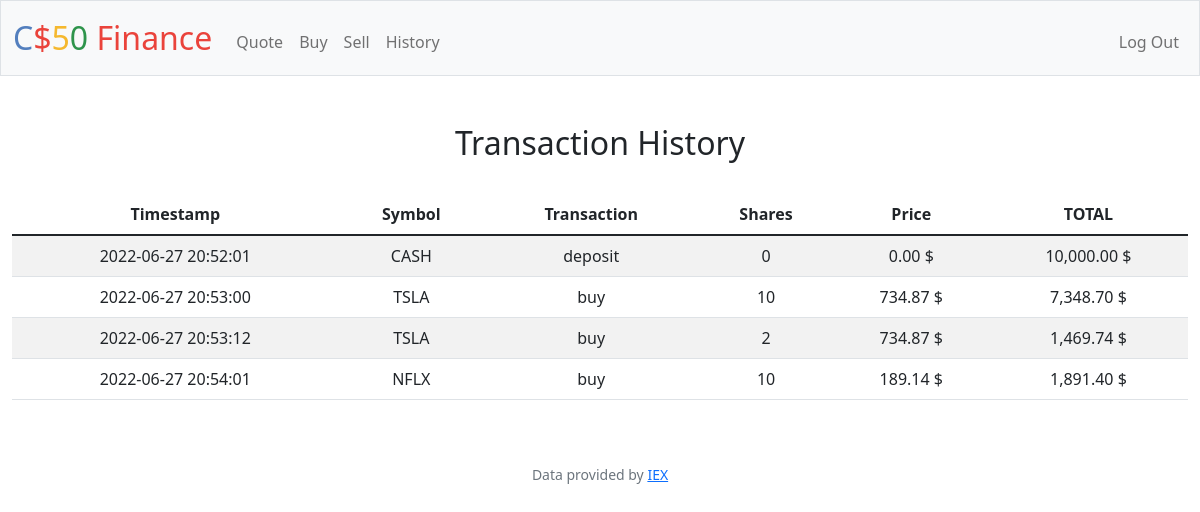
/history (signed in), run on the app's committed database.
### tables this page shows
CREATE TABLE history (
   id INTEGER PRIMARY KEY AUTOINCREMENT,
   date_time TEXT DEFAULT CURRENT_TIMESTAMP NOT NULL,
   user_id INTEGER NOT NULL,
   type TEXT CHECK(type in ("buy", "sell", "withdraw", "deposit")),
   symbol TEXT NOT NULL,
   shares INTEGER CHECK(shares >= 0),
   price REAL CHECK(price >= 0),
   total REAL NOT NULL,
   FOREIGN KEY(user_id) REFERENCES users(id)
) STRICT;

### app.py (the view)
@app.route("/history")
@login_required
def history():
	user_id = session["user_id"]
	rows = SQL("SELECT SUM(total) as gtotal FROM history WHERE user_id = ?", user_id)
	gtotal = rows[0]["gtotal"]
	rows = SQL("SELECT * FROM history WHERE user_id = ?", user_id)
	return render_template("history.html", rows=rows, gtotal=gtotal)

### app.py (called while the page is built)
def SQL(statement, *pos_var, **name_var):
	if len(name_var) > 0:
		if len(pos_var) > 0:
			raise SyntaxError("Cannot use both positional and named variables")
		else:
			return db.execute(statement, name_var).fetchall()
	else:
		return db.execute(statement, pos_var).fetchall()

@app.after_request
def after_request(response):
	response.headers["Cache-Control"] = "no-cache, no-store, must-revalidate"
	response.headers["Expires"] = 0
	response.headers["Pragma"] = "no-cache"
	return response

### helpers.py (called while the page is built)
def login_required(f):
    @wraps(f)
    def decorated_function(*args, **kwargs):
        if session.get("user_id") is None:
            return redirect("/login")
        return f(*args, **kwargs)
    return decorated_function

def usd(value):
    return f"{value:,.2f} $"

### templates/history.html (shortened to what this page needs)
{% extends "layout.html" %}
{% block main %}
    <h2>Transaction History</h2>
    <br>
    <table class="table table-striped">
        <thead>
            <tr>
                <th>Timestamp</th>
                <th>Symbol</th>
                <th>Transaction</th>
                <th>Shares</th>
                <th>Price</th>
                <th>TOTAL</th>
            </tr>
        </thead>
        <tbody>
            {% for row in rows %}
                <tr>
                    <td>{{ row.date_time }}</td>
                    <td>{{ row.symbol }}</td>
                    <td>{{ row.type }}</td>
                    <td>{{ row.shares }}</td>
                    <td>{{ row.price | usd }}</td>
                    <td>{{ row.total | usd }}</td>
                </tr>
            {% endfor %}
        </tbody>
    </table>
{% endblock %}

### templates/layout.html (shortened to what this page needs)
<!DOCTYPE html>
<html lang="en">
    <head>
        <link href="https://cdn.jsdelivr.net/npm/bootstrap@5.1.3/dist/css/bootstrap.min.css" rel="stylesheet">
        <link href="/static/styles.css" rel="stylesheet">
    </head>
    <body>
        <nav class="bg-light border navbar navbar-expand-md navbar-light">
            <div class="container-fluid">
                <a class="navbar-brand" href="/"><span class="blue">C</span><span class="red">$</span><span class="yellow">5</span><span class="green">0</span> <span class="red">Finance</span></a>
                <div class="collapse navbar-collapse" id="navbar">
                    {% if session["user_id"] %}
                        <ul class="navbar-nav me-auto mt-2">
                            <li class="nav-item"><a class="nav-link" href="/quote">Quote</a></li>
                            <li class="nav-item"><a class="nav-link" href="/buy">Buy</a></li>
                            <li class="nav-item"><a class="nav-link" href="/sell">Sell</a></li>
                            <li class="nav-item"><a class="nav-link" href="/history">History</a></li>
                        </ul>
                        <ul class="navbar-nav ms-auto mt-2">
                            <li class="nav-item"><a class="nav-link" href="/logout">Log Out</a></li>
                        </ul>
                    {% else %}
                        <ul class="navbar-nav ms-auto mt-2">
                            <li class="nav-item"><a class="nav-link" href="/register">Register</a></li>
                            <li class="nav-item"><a class="nav-link" href="/login">Log In</a></li>
                        </ul>
                    {% endif %}
                </div>
            </div>
        </nav>
        <main class="container-fluid py-5 text-center">
            {% block main %}{% endblock %}
        </main>
        <footer class="mb-5 small text-center text-muted">
            Data provided by <a href="https://iexcloud.io/">IEX</a>
        </footer>
    </body>
</html>

### static/styles.css (style rules this page uses)
nav .navbar-brand { font-size: xx-large; }
nav .navbar-brand .blue { color: #537fbe; }
nav .navbar-brand .red { color: #ea433b; }
nav .navbar-brand .yellow { color: #f5b82e; }
nav .navbar-brand .green { color: #2e944b; }

### data on the page
history: date_time "2022-06-27 20:52:01", symbol "CASH", type "deposit", shares "0", price "0.00 $", total "10,000.00 $"
history: date_time "2022-06-27 20:53:00", symbol "TSLA", type "buy", shares "10", price "734.87 $", total "7,348.70 $"
history: date_time "2022-06-27 20:53:12", symbol "TSLA", type "buy", shares "2", price "734.87 $", total "1,469.74 $"
history: date_time "2022-06-27 20:54:01", symbol "NFLX", type "buy", shares "10", price "189.14 $", total "1,891.40 $"
